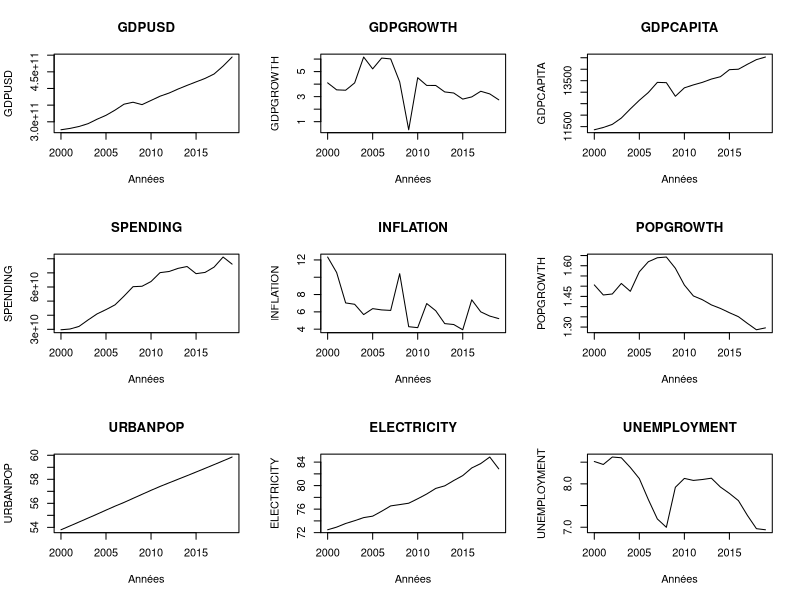
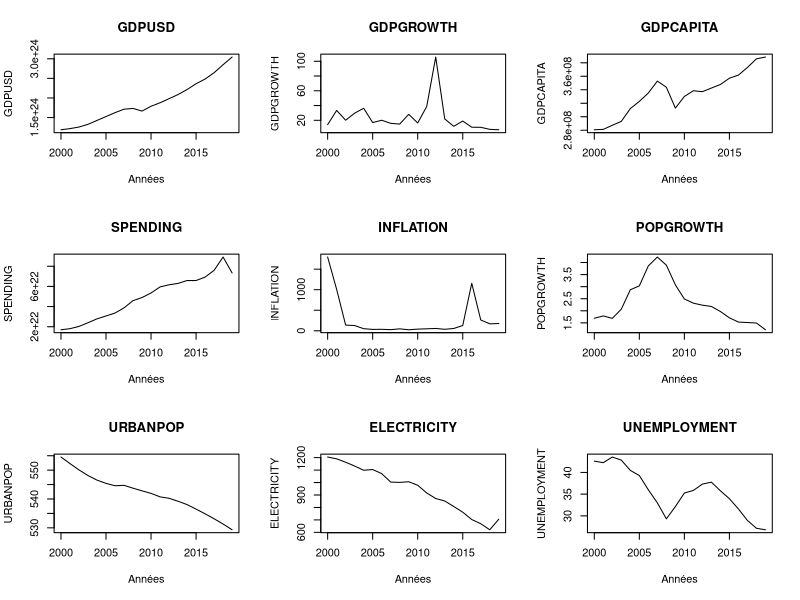
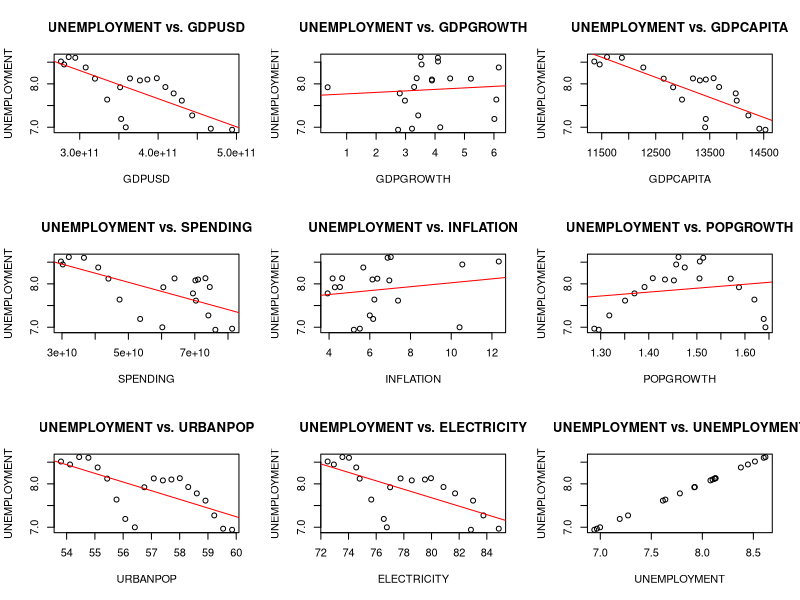

Generate these figures, in order, with R:
## ---- chunk 1
knitr::opts_chunk$set(echo = TRUE, comment = NA, dpi = 300)
# Load package & data
library(ggplot2)
theme_set(ggthemes::theme_economist())
library(knitr)
#library(kableExtra)
library(readr)
library(dplyr)
phillips <- read_csv("final_data/final.csv")
## ---- chunk 2
summaries <- phillips %>%
  select(- c(COUNTRY, ID, MIGRATION)) %>%
  group_by(YEAR) %>%
  summarise_all(mean)

layout(matrix(1:9, ncol = 3, byrow = TRUE)) 
for (column in colnames(summaries[,2:10])) {
  plot(x=2000:2019, y= summaries[[column]], main = column, 
       xlab = "Années", ylab = column, type = "l")
}
## ---- chunk 3
summaries <- phillips %>%
  select(- c(COUNTRY, ID, MIGRATION)) %>%
  group_by(YEAR) %>%
  summarise_all(var)

layout(matrix(1:9, ncol = 3, byrow = TRUE)) 
for (column in colnames(summaries[,2:10])) {
  plot(x= 2000:2019, y = summaries[[column]], main = column, 
       xlab = "Années", ylab = column, type = "l")
}
## ---- chunk 4
summaries <- phillips %>%
  select(- c(COUNTRY, ID, MIGRATION)) %>%
  group_by(YEAR) %>%
  summarise_all(mean)

layout(matrix(1:9, ncol = 3, byrow = TRUE)) 
for (column in colnames(summaries[,2:10])) {
  res_estim <- lm(as.formula(paste("UNEMPLOYMENT", "~", column)), data = summaries)$coefficients
  plot(y= summaries$UNEMPLOYMENT, x = summaries[[column]], main = paste("UNEMPLOYMENT vs.", column), 
       ylab = "UNEMPLOYMENT", xlab = column, type = "p")
  if (column != "UNEMPLOYMENT") {
    abline(a = res_estim[1], b = res_estim[2], col = "red")
  }
}
## ---- chunk 5
phillips %>%
  select(-c(ID, GDPUSD, URBANPOP, YEAR, COUNTRY)) %>%
  lm(UNEMPLOYMENT~., data = .) %>%
  car::vif() %>%
  kable(col.names = "Valeur VIF")
